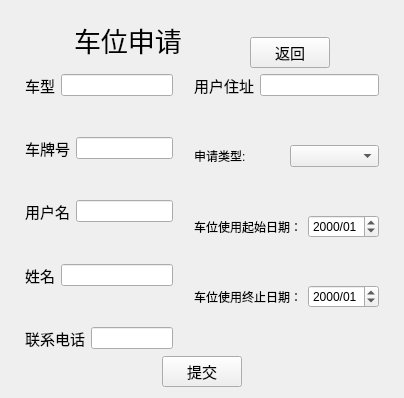
<?xml version="1.0" encoding="UTF-8"?>
<ui version="4.0">
 <class>CarRegistration</class>
 <widget class="QWidget" name="CarRegistration">
  <property name="geometry">
   <rect>
    <x>0</x>
    <y>0</y>
    <width>404</width>
    <height>398</height>
   </rect>
  </property>
  <property name="windowTitle">
   <string>业主车辆登记</string>
  </property>
  <layout class="QGridLayout" name="gridLayout">
   <item row="0" column="0" colspan="3">
    <layout class="QHBoxLayout" name="horizontalLayout_6">
     <item>
      <spacer name="horizontalSpacer_2">
       <property name="orientation">
        <enum>Qt::Horizontal</enum>
       </property>
       <property name="sizeHint" stdset="0">
        <size>
         <width>40</width>
         <height>20</height>
        </size>
       </property>
      </spacer>
     </item>
     <item>
      <widget class="QLabel" name="label">
       <property name="font">
        <font>
         <family>Agency FB</family>
         <pointsize>20</pointsize>
        </font>
       </property>
       <property name="text">
        <string>车位申请</string>
       </property>
      </widget>
     </item>
     <item>
      <spacer name="horizontalSpacer">
       <property name="orientation">
        <enum>Qt::Horizontal</enum>
       </property>
       <property name="sizeHint" stdset="0">
        <size>
         <width>40</width>
         <height>20</height>
        </size>
       </property>
      </spacer>
     </item>
     <item>
      <layout class="QVBoxLayout" name="verticalLayout_2">
       <item>
        <spacer name="verticalSpacer_5">
         <property name="orientation">
          <enum>Qt::Vertical</enum>
         </property>
         <property name="sizeHint" stdset="0">
          <size>
           <width>20</width>
           <height>50</height>
          </size>
         </property>
        </spacer>
       </item>
       <item>
        <widget class="QPushButton" name="back">
         <property name="font">
          <font>
           <family>Agency FB</family>
           <pointsize>11</pointsize>
          </font>
         </property>
         <property name="text">
          <string>返回</string>
         </property>
        </widget>
       </item>
      </layout>
     </item>
     <item>
      <spacer name="horizontalSpacer_3">
       <property name="orientation">
        <enum>Qt::Horizontal</enum>
       </property>
       <property name="sizeHint" stdset="0">
        <size>
         <width>40</width>
         <height>20</height>
        </size>
       </property>
      </spacer>
     </item>
    </layout>
   </item>
   <item row="2" column="0" colspan="3">
    <layout class="QHBoxLayout" name="horizontalLayout_11">
     <item>
      <spacer name="horizontalSpacer_7">
       <property name="orientation">
        <enum>Qt::Horizontal</enum>
       </property>
       <property name="sizeHint" stdset="0">
        <size>
         <width>40</width>
         <height>20</height>
        </size>
       </property>
      </spacer>
     </item>
     <item>
      <layout class="QVBoxLayout" name="verticalLayout">
       <item>
        <layout class="QHBoxLayout" name="horizontalLayout_2">
         <item>
          <widget class="QLabel" name="label_2">
           <property name="font">
            <font>
             <family>Agency FB</family>
             <pointsize>11</pointsize>
            </font>
           </property>
           <property name="text">
            <string>车型</string>
           </property>
          </widget>
         </item>
         <item>
          <widget class="QLineEdit" name="lineEditCarType"/>
         </item>
        </layout>
       </item>
       <item>
        <spacer name="verticalSpacer">
         <property name="orientation">
          <enum>Qt::Vertical</enum>
         </property>
         <property name="sizeHint" stdset="0">
          <size>
           <width>20</width>
           <height>40</height>
          </size>
         </property>
        </spacer>
       </item>
       <item>
        <layout class="QHBoxLayout" name="horizontalLayout_3">
         <item>
          <widget class="QLabel" name="label_3">
           <property name="font">
            <font>
             <family>Agency FB</family>
             <pointsize>11</pointsize>
            </font>
           </property>
           <property name="text">
            <string>车牌号</string>
           </property>
          </widget>
         </item>
         <item>
          <widget class="QLineEdit" name="lineEditLicense"/>
         </item>
        </layout>
       </item>
       <item>
        <spacer name="verticalSpacer_2">
         <property name="orientation">
          <enum>Qt::Vertical</enum>
         </property>
         <property name="sizeHint" stdset="0">
          <size>
           <width>20</width>
           <height>40</height>
          </size>
         </property>
        </spacer>
       </item>
       <item>
        <layout class="QHBoxLayout" name="horizontalLayout_4">
         <item>
          <widget class="QLabel" name="label_4">
           <property name="font">
            <font>
             <family>Agency FB</family>
             <pointsize>11</pointsize>
            </font>
           </property>
           <property name="text">
            <string>用户名</string>
           </property>
          </widget>
         </item>
         <item>
          <widget class="QLineEdit" name="lineEditUsername"/>
         </item>
        </layout>
       </item>
       <item>
        <spacer name="verticalSpacer_3">
         <property name="orientation">
          <enum>Qt::Vertical</enum>
         </property>
         <property name="sizeHint" stdset="0">
          <size>
           <width>20</width>
           <height>40</height>
          </size>
         </property>
        </spacer>
       </item>
       <item>
        <layout class="QHBoxLayout" name="horizontalLayout_5">
         <item>
          <widget class="QLabel" name="label_5">
           <property name="font">
            <font>
             <family>Agency FB</family>
             <pointsize>11</pointsize>
            </font>
           </property>
           <property name="text">
            <string>姓名</string>
           </property>
          </widget>
         </item>
         <item>
          <widget class="QLineEdit" name="lineEditName"/>
         </item>
        </layout>
       </item>
       <item>
        <spacer name="verticalSpacer_4">
         <property name="orientation">
          <enum>Qt::Vertical</enum>
         </property>
         <property name="sizeHint" stdset="0">
          <size>
           <width>20</width>
           <height>40</height>
          </size>
         </property>
        </spacer>
       </item>
       <item>
        <layout class="QHBoxLayout" name="horizontalLayout">
         <item>
          <widget class="QLabel" name="label_6">
           <property name="font">
            <font>
             <family>Agency FB</family>
             <pointsize>11</pointsize>
            </font>
           </property>
           <property name="text">
            <string>联系电话</string>
           </property>
          </widget>
         </item>
         <item>
          <widget class="QLineEdit" name="lineEditPhone"/>
         </item>
        </layout>
       </item>
      </layout>
     </item>
     <item>
      <spacer name="horizontalSpacer_4">
       <property name="orientation">
        <enum>Qt::Horizontal</enum>
       </property>
       <property name="sizeHint" stdset="0">
        <size>
         <width>40</width>
         <height>20</height>
        </size>
       </property>
      </spacer>
     </item>
     <item>
      <layout class="QVBoxLayout" name="verticalLayout_3">
       <item>
        <layout class="QHBoxLayout" name="horizontalLayout_7">
         <item>
          <widget class="QLabel" name="label_7">
           <property name="font">
            <font>
             <family>Agency FB</family>
             <pointsize>11</pointsize>
            </font>
           </property>
           <property name="text">
            <string>用户住址</string>
           </property>
          </widget>
         </item>
         <item>
          <widget class="QLineEdit" name="lineEditLocation"/>
         </item>
        </layout>
       </item>
       <item>
        <spacer name="verticalSpacer_7">
         <property name="orientation">
          <enum>Qt::Vertical</enum>
         </property>
         <property name="sizeHint" stdset="0">
          <size>
           <width>20</width>
           <height>40</height>
          </size>
         </property>
        </spacer>
       </item>
       <item>
        <layout class="QHBoxLayout" name="horizontalLayout_8">
         <item>
          <widget class="QLabel" name="label_8">
           <property name="text">
            <string>申请类型:</string>
           </property>
          </widget>
         </item>
         <item>
          <widget class="QComboBox" name="comboBoxApplyType"/>
         </item>
        </layout>
       </item>
       <item>
        <spacer name="verticalSpacer_8">
         <property name="orientation">
          <enum>Qt::Vertical</enum>
         </property>
         <property name="sizeHint" stdset="0">
          <size>
           <width>20</width>
           <height>40</height>
          </size>
         </property>
        </spacer>
       </item>
       <item>
        <layout class="QHBoxLayout" name="horizontalLayout_9">
         <item>
          <widget class="QLabel" name="label_9">
           <property name="text">
            <string>车位使用起始日期：</string>
           </property>
          </widget>
         </item>
         <item>
          <widget class="QDateEdit" name="dateEditStart">
           <property name="displayFormat">
            <string>yyyy/MM</string>
           </property>
           <property name="calendarPopup">
            <bool>false</bool>
           </property>
          </widget>
         </item>
        </layout>
       </item>
       <item>
        <spacer name="verticalSpacer_9">
         <property name="orientation">
          <enum>Qt::Vertical</enum>
         </property>
         <property name="sizeHint" stdset="0">
          <size>
           <width>20</width>
           <height>40</height>
          </size>
         </property>
        </spacer>
       </item>
       <item>
        <layout class="QHBoxLayout" name="horizontalLayout_10">
         <item>
          <widget class="QLabel" name="label_10">
           <property name="text">
            <string>车位使用终止日期：</string>
           </property>
          </widget>
         </item>
         <item>
          <widget class="QDateEdit" name="dateEditEnd">
           <property name="displayFormat">
            <string>yyyy/MM</string>
           </property>
           <property name="calendarPopup">
            <bool>false</bool>
           </property>
          </widget>
         </item>
        </layout>
       </item>
       <item>
        <spacer name="verticalSpacer_10">
         <property name="orientation">
          <enum>Qt::Vertical</enum>
         </property>
         <property name="sizeHint" stdset="0">
          <size>
           <width>20</width>
           <height>40</height>
          </size>
         </property>
        </spacer>
       </item>
      </layout>
     </item>
     <item>
      <spacer name="horizontalSpacer_8">
       <property name="orientation">
        <enum>Qt::Horizontal</enum>
       </property>
       <property name="sizeHint" stdset="0">
        <size>
         <width>40</width>
         <height>20</height>
        </size>
       </property>
      </spacer>
     </item>
    </layout>
   </item>
   <item row="1" column="2">
    <spacer name="verticalSpacer_6">
     <property name="orientation">
      <enum>Qt::Vertical</enum>
     </property>
     <property name="sizeHint" stdset="0">
      <size>
       <width>20</width>
       <height>10</height>
      </size>
     </property>
    </spacer>
   </item>
   <item row="3" column="0" rowspan="2" colspan="3">
    <layout class="QHBoxLayout" name="horizontalLayout_12">
     <item>
      <spacer name="horizontalSpacer_5">
       <property name="orientation">
        <enum>Qt::Horizontal</enum>
       </property>
       <property name="sizeHint" stdset="0">
        <size>
         <width>40</width>
         <height>20</height>
        </size>
       </property>
      </spacer>
     </item>
     <item>
      <widget class="QPushButton" name="pushButtonSubmit">
       <property name="font">
        <font>
         <family>Agency FB</family>
         <pointsize>11</pointsize>
        </font>
       </property>
       <property name="text">
        <string>提交</string>
       </property>
      </widget>
     </item>
     <item>
      <spacer name="horizontalSpacer_6">
       <property name="orientation">
        <enum>Qt::Horizontal</enum>
       </property>
       <property name="sizeHint" stdset="0">
        <size>
         <width>40</width>
         <height>20</height>
        </size>
       </property>
      </spacer>
     </item>
    </layout>
   </item>
   <item row="5" column="0">
    <spacer name="verticalSpacer_11">
     <property name="orientation">
      <enum>Qt::Vertical</enum>
     </property>
     <property name="sizeHint" stdset="0">
      <size>
       <width>20</width>
       <height>16</height>
      </size>
     </property>
    </spacer>
   </item>
  </layout>
 </widget>
 <resources/>
 <connections/>
</ui>
